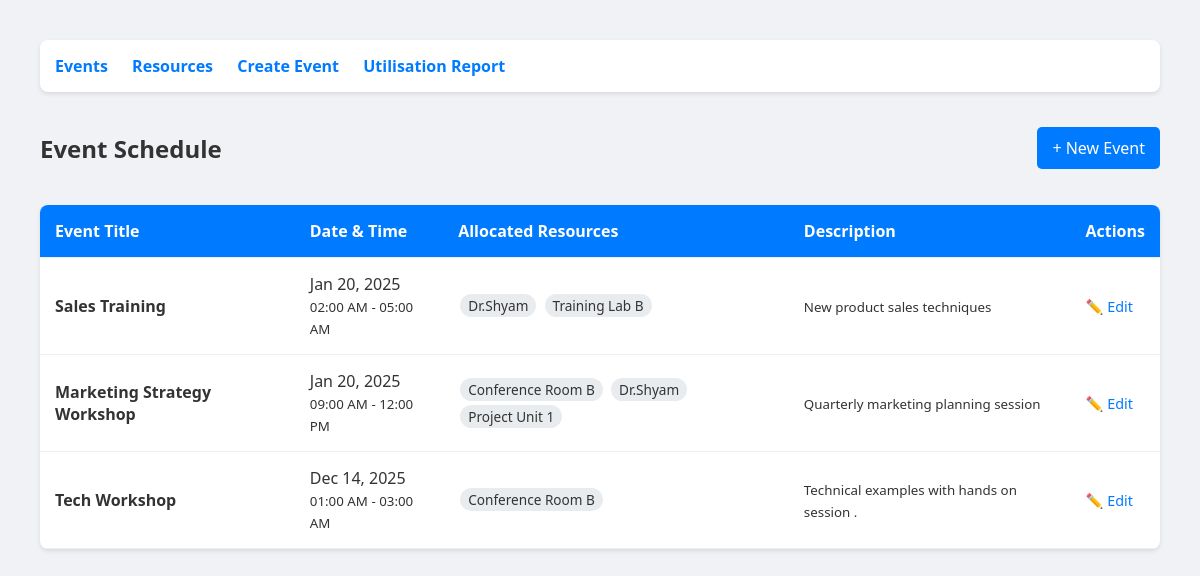
The page / on the database its author committed.
### models.py (models this page shows)
class Event(db.Model):
    event_id = db.Column(db.Integer, primary_key=True)
    title = db.Column(db.String(100), nullable=False)
    start_time = db.Column(db.DateTime, nullable=False)
    end_time = db.Column(db.DateTime, nullable=False)
    description = db.Column(db.Text)
    allocations = db.relationship('EventResourceAllocation', backref='event', cascade="all, delete-orphan")

class EventResourceAllocation(db.Model):
    allocation_id = db.Column(db.Integer, primary_key=True)
    event_id = db.Column(db.Integer, db.ForeignKey('event.event_id'), nullable=False)
    resource_id = db.Column(db.Integer, db.ForeignKey('resource.resource_id'), nullable=False)

class Resource(db.Model):
    resource_id = db.Column(db.Integer, primary_key=True)
    resource_name = db.Column(db.String(100), nullable=False)
    resource_type = db.Column(db.String(50), nullable=False)
    allocations = db.relationship('EventResourceAllocation', backref='resource', cascade="all, delete-orphan")

### app.py (the view)
@app.route('/')
def index():
    events = Event.query.order_by(Event.start_time.asc()).all()
    return render_template('index.html', events=events)

### templates/index.html
{% extends "base.html" %}
{% block content %}
<div style="display: flex; justify-content: space-between; align-items: center; margin-bottom: 20px;">
    <h2> Event Schedule</h2>
    <a href="/events/add" style="background: #007bff; color: white; padding: 10px 15px; text-decoration: none; border-radius: 5px;">+ New Event</a>
</div>
<table>
    <thead>
        <tr>
            <th>Event Title</th>
            <th>Date & Time</th>
            <th>Allocated Resources</th>
            <th>Description</th>
            <th>Actions</th>
        </tr>
    </thead>
    <tbody>
        {% for event in events %}
        <tr>
            <td><strong>{{ event.title }}</strong></td>
            <td>
                {{ event.start_time.strftime('%b %d, %Y') }}<br>
                <small>{{ event.start_time.strftime('%I:%M %p') }} - {{ event.end_time.strftime('%I:%M %p') }}</small>
            </td>
            <td>
                {% if event.allocations %}
                    {% for alloc in event.allocations %}
                        <span style="display: inline-block; background: #e9ecef; padding: 2px 8px; border-radius: 12px; font-size: 0.85em; margin: 2px;">
                            {{ alloc.resource.resource_name }}
                        </span>
                    {% endfor %}
                {% else %}
                    <span style="color: #999; font-style: italic;">No resources assigned</span>
                {% endif %}
            </td>
            <td><small>{{ event.description[:50] }}{% if event.description|length > 50 %}...{% endif %}</small></td>
            <td>
                <a href="/events/edit/{{ event.event_id }}" class="edit-link">✏️ Edit</a>
            </td>
        </tr>
        {% endfor %}
    </tbody>
</table>
{% endblock %}

### templates/base.html (shortened to what this page needs)
<!DOCTYPE html>
<html lang="en">
<head>
</head>
<body>
    <nav>
        <a href="/"> Events</a>
        <a href="/resources"> Resources</a>
        <a href="/events/add">Create Event</a>
        <a href="/report"> Utilisation Report</a>
    </nav>
    {% block content %}{% endblock %}
</body>
</html>

### templates/base.html (style rules this page uses)
body { font-family: 'Segoe UI', Tahoma, Geneva, Verdana, sans-serif; margin: 40px; background-color: #f0f2f5; color: #333; }
nav { background: #fff; padding: 15px; border-radius: 8px; margin-bottom: 20px; box-shadow: 0 2px 4px rgba(0,0,0,0.1); }
nav a { margin-right: 20px; text-decoration: none; color: #007bff; font-weight: bold; }
table { width: 100%; border-collapse: collapse; background: white; border-radius: 8px; overflow: hidden; box-shadow: 0 2px 4px rgba(0,0,0,0.1); }
th, td { padding: 15px; text-align: left; border-bottom: 1px solid #eee; }
th { background-color: #007bff; color: white; }
.edit-link { color: #007bff; text-decoration: none; font-size: 0.9em; }

### rows shown on the page
Event: title "Sales Training", start_time "Jan 20, 2025", start_time "02:00 AM", end_time "05:00 AM", description "New product sales techniques"
EventResourceAllocation: resource.resource_name "Dr.Shyam"
EventResourceAllocation: resource.resource_name "Training Lab B"
Event: title "Marketing Strategy Workshop", start_time "Jan 20, 2025", start_time "09:00 AM", end_time "12:00 PM", description "Quarterly marketing planning session"
EventResourceAllocation: resource.resource_name "Conference Room B"
EventResourceAllocation: resource.resource_name "Dr.Shyam"
EventResourceAllocation: resource.resource_name "Project Unit 1"
Event: title "Tech Workshop", start_time "Dec 14, 2025", start_time "01:00 AM", end_time "03:00 AM", description "Technical examples with hands on session ."
EventResourceAllocation: resource.resource_name "Conference Room B"
